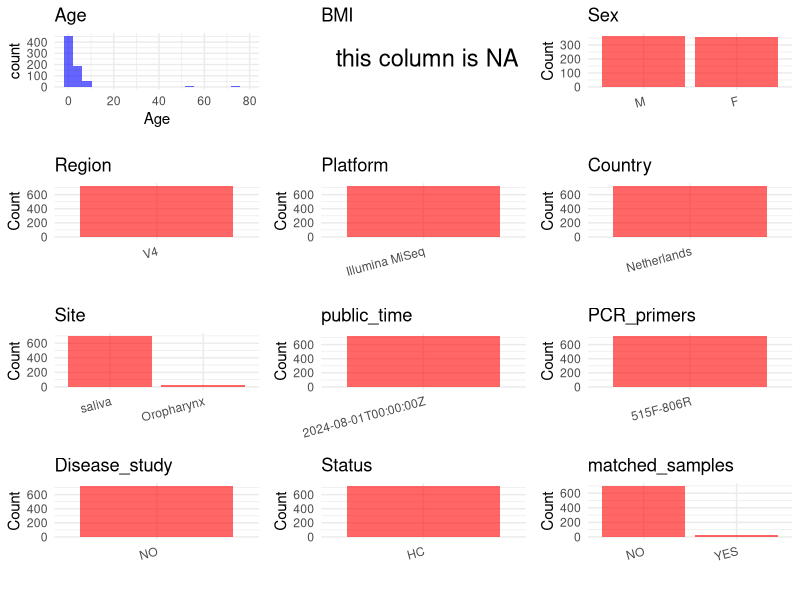

Source code (R): (Note: this script raises an error after producing the figure.)
## ---- chunk 1
# Load necessary libraries
library(dplyr)
library(ggplot2)
library(cowplot)

# Set working directory (update this path to your local directory)
setwd("E:/bioproject/PRJNA997934")

# Remove entries non-oral samples
exclude_sources <- c(
  "Zymo mock DNA (ZMCD)",
  "DNA isolation blanks (BD)",
  "Zymo mock bacteria (ZMCB)",
  "sequencing blanks (BP)",
  "nasopharynx"
)

# Read the initial metadata files
initial_meta <- read.csv("SraRunTable.csv", header = T) %>%
  filter(!isolation_source %in% exclude_sources)

# Display the first few rows of the metadata
head(initial_meta)
## ---- chunk 2
# Create a uniform metadata dataframe
metadata <- data.frame(
  BioProject = initial_meta$BioProject,
  Run = initial_meta$Run,
  sample_name = initial_meta$subject_id,
  Age = initial_meta$AGE,
  BMI = NA, 
  Sex = initial_meta$sex,
  Platform = initial_meta$Instrument,
  Country = initial_meta$geo_loc_name_country,
  Site = initial_meta$isolation_source,
  public_time = initial_meta$ReleaseDate,
  stringsAsFactors = FALSE
)

# Use abbreviations to indicate gender
metadata <- metadata %>%
  mutate(Sex = recode(Sex, "female" = "F", "male" = "M"))
## ---- chunk 3
# Add information obtained from the publication
metadata $Region <- "V4"
metadata $PCR_primers <- "515F-806R"
metadata $title <- "Host and environmental factors shape upper airway microbiota and respiratory health across the human lifespan"
metadata $Disease_study <- "NO"
# Assign disease status based on sample_name patterns
metadata $Status <- "HC"

#extract subject id by remove prefix of sample_name
metadata$sample_name <- gsub("BD|BP|S|ZMCB|ZMCD", "", metadata$sample_name)

# Check initial data distribution
cat("Initial sample distribution:\n")
table(metadata$sample_name)
table(metadata$Site)

# Calculate sampling frequency per subject
sample_counts <- table(metadata$sample_name)
cat("\nNumber of samples per subject:\n")
print(sample_counts)

# Create matched_samples column
metadata$matched_samples <- ifelse(metadata$sample_name %in% names(sample_counts[sample_counts >= 2]), "YES", "NO")

cat("\nMatched samples distribution:\n")
table(metadata$matched_samples)

# Identify samples for removal: single samples excluding saliva and tongue coat
single_samples <- names(sample_counts[sample_counts == 1])
samples_to_remove <- metadata$sample_name %in% single_samples & 
                     !(metadata$Site %in% c("saliva", "tongue coat"))

cat("\nNumber of samples to be removed:", sum(samples_to_remove), "\n")

# Remove identified samples
metadata_clean <- metadata[!samples_to_remove, ]

cat("\nFinal sample distribution after cleaning:\n")
table(metadata_clean$sample_name)
table(metadata_clean$Site)
table(metadata_clean$matched_samples)

# Use cleaned dataset for subsequent analysis
metadata <- metadata_clean
## ---- chunk 4
# Check the number of unique runs and sample names
print(paste("Number of unique runs:", length(unique(metadata$Run))))
print(paste("Number of unique sample names:", length(unique(metadata$sample_name))))
## ---- chunk 5
# Select columns for visualization
plot_data <- metadata %>%
  select(-BioProject, -Run, -sample_name, -title)

# Function to create simple plots for each column
create_simple_plots <- function(data) {
  plots <- list()
  
  for (col in colnames(data)) {
    # Check if the column is all NA
    if (all(is.na(data[[col]]))) {
      # Create an empty plot with text indicating all NA
      p <- ggplot() +
        annotate("text", x = 0.5, y = 0.5, label = "this column is NA", size = 6) +
        labs(title = col) +
        theme_void()
    } else if (is.numeric(data[[col]])) {
      # Numeric variable: histogram
      p <- ggplot(data, aes(x = .data[[col]])) +
        geom_histogram(fill = "blue", alpha = 0.6, bins = 20, na.rm = TRUE) +
        labs(title = col) +
        theme_minimal()
    } else {
      # Categorical variable: bar plot (remove NA values)
      count_data <- as.data.frame(table(data[[col]], useNA = "ifany"))
      p <- ggplot(count_data, aes(x = reorder(Var1, -Freq), y = Freq)) +
        geom_col(fill = "red", alpha = 0.6) +
        labs(title = col, x = NULL, y = "Count") +
        theme_minimal() +
        theme(axis.text.x = element_text(angle = 15, hjust = 1))
    }
    plots[[col]] <- p
  }
  
  return(plots)
}

# Generate and arrange plots
plots <- create_simple_plots(plot_data)
p<-plot_grid(plots$Age, 
          plots$BMI, 
          plots$Sex, 
          plots$Region, 
          plots$Platform, 
          plots$Country, 
          plots$Site,
          plots$public_time, 
          plots$PCR_primers,
          plots$Disease_study,
          plots$Status,
          plots$matched_samples,# add 
          ncol = 3, align = "hv", axis = "lb")
ggsave("Metadata_Summary.png", plot = p, width = 8, height = 6, dpi = 150)
## ---- chunk 6
knitr::include_graphics("Metadata_Summary.png")
## ---- chunk 7
# Reorder columns to match the desired format
metadata <- metadata[, c(
  "BioProject", "Run", "sample_name", "Age", "BMI", "Sex", 
  "Region", "Platform", "Country", "Site", "public_time", 
  "PCR_primers", "title", "Disease_study", "Status","matched_samples"
)]

# Export the uniform metadata to a CSV file
write.csv(metadata, file = "metadata.csv", quote = FALSE)
head(metadata)
